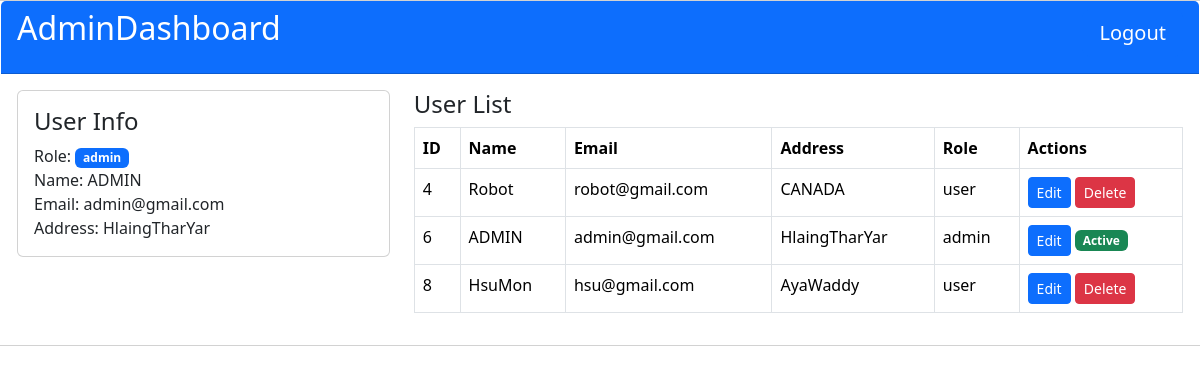
Screenshot of /admin-dashboard.php (signed in) with the database file from the repository.
### tables this page shows
CREATE TABLE `users` (
  `id` int(11) NOT NULL AUTO_INCREMENT,
  `name` varchar(255) NOT NULL,
  `email` varchar(255) NOT NULL,
  `address` text NOT NULL,
  `password` varchar(255) NOT NULL,
  `role` varchar(100) NOT NULL DEFAULT 'user',
  PRIMARY KEY (`id`)
);

### admin-dashboard.php (the view, shortened to what this page needs)
<?php
include "_actions/connect.php";
$sql = "select * from users";
$users = $db->query($sql);
?>
<!DOCTYPE html>
<html lang="en">
<head>
    <link href="https://cdn.jsdelivr.net/npm/bootstrap@5.3.2/dist/css/bootstrap.min.css" rel="stylesheet">
</head>
<body>
    <div class="container-flude">
        <div class="row">
            <div class="card">
                <div class="card-header bg-primary">
                    <div class="card-title">
                        <div class="row">
                            <div class="col-md-6">
                                <h2 class="text-white">AdminDashboard</h2>
                            </div>
                            <div class="col-md-6">
                                <div class="float-end">
                                    <a href="_actions/logout.php" class="btn btn-lg btn-primary" onclick="return confirm('Are you sure?')">
                                        Logout
                                    </a>
                                </div>
                            </div>
                        </div>
                    </div>
                </div>
                <div class="card-body">
                    <div class="row">
                        <div class="col-md-4">
                            <div class="card">
                                <div class="card-body">
                                    <h4>User Info</h4>
                                    <div>
                                        Role: <span class="badge text-bg-primary"><?php echo $_SESSION['user']['role']; ?></span>
                                    </div>
                                    <div>
                                        Name: <?php echo $_SESSION['user']['name']; ?>
                                    </div>
                                    <div>
                                        Email: <?php echo $_SESSION['user']['email']; ?>
                                    </div>
                                    <div>
                                        Address: <?php echo $_SESSION['user']['address']; ?>
                                    </div>
                                </div>
                            </div>
                        </div>
                        <div class="col-md-8">
                            <h4>User List</h4>
                            <table class="table table-bordered">
                                <thead>
                                    <tr>
                                        <th>ID</th>
                                        <th>Name</th>
                                        <th>Email</th>
                                        <th>Address</th>
                                        <th>Role</th>
                                        <th>Actions</th>
                                    </tr>
                                </thead>
                                <tbody>
                                    <?php foreach ($users as $user) : ?>
                                        <tr>
                                            <td><?= $user['id'] ?></td>
                                            <td><?= $user['name'] ?></td>
                                            <td><?= $user['email'] ?></td>
                                            <td><?= $user['address'] ?></td>
                                            <td><?= $user['role'] ?></td>
                                            <td>
                                                <a href="admin-dashboard.php?id=<?= $user['id'] ?>" class="btn btn-primary btn-sm">Edit</a>
                                                <?php if ($user['id'] == $_SESSION['user']['id']) : ?>
                                                    <span class="badge bg-success">Active</span>
                                                <?php else : ?>
                                                    <a href="_actions/delete.php?id=<?= $user['id'] ?>" class="btn btn-danger btn-sm" onclick="return confirm('Are you sure to delete is user?')">
                                                        Delete
                                                    </a>
                                                <?php endif ?>
                                            </td>
                                        </tr>
                                    <?php endforeach; ?>
                                </tbody>
                            </table>
                        </div>
                    </div>
                </div>
            </div>
        </div>
    </div>
</body>
</html>

### rows the page displays
users: id "4", name "Robot", email "robot@gmail.com", address "CANADA", role "user"
users: id "6", name "ADMIN", email "admin@gmail.com", address "HlaingTharYar", role "admin", shows "Active"
users: id "8", name "HsuMon", email "hsu@gmail.com", address "AyaWaddy", role "user"

### other values shown
$_SESSION['user']['role'] "admin"
$_SESSION['user']['name'] "ADMIN"
$_SESSION['user']['email'] "admin@gmail.com"
$_SESSION['user']['address'] "HlaingTharYar"
